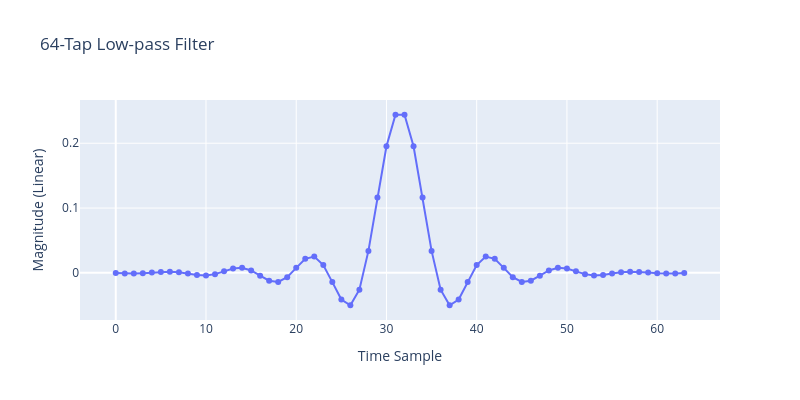

Write notebook code for a chart like this one.
### Code cell
fig_filter = go.Figure()
fig_filter.add_trace(go.Scatter(y=filter_taps, mode='lines+markers', name=f'64-Tap Low-pass Filter'))   
fig_filter.update_layout(width=800,height=400, title='64-Tap Low-pass Filter', xaxis_title='Time Sample', yaxis_title='Magnitude (Linear)',
                  )

### Figure 1 — Plotly figure (JSON) as saved in the notebook; plotly's stock layout.template omitted (floating-point values rounded to 4 significant figures)
{"data": [{"mode": "lines+markers", "name": "64-Tap Low-pass Filter", "type": "scatter", "y": [-0.00031, -0.0007949, -0.0008901, -0.0004301, 0.0005153, 0.001512, 0.001848, 0.0009346, -0.001136, -0.003316, -0.00398, -0.001965, 0.002328, 0.006616, 0.007747, 0.00374, -0.004342, -0.01214, -0.01402, -0.006703, 0.007739, 0.02161, 0.02508, 0.01212, -0.01427, -0.0411, -0.04996, -0.02589, 0.0339, 0.1162, 0.1954, 0.2439, 0.2439, 0.1954, 0.1162, 0.0339, -0.02589, -0.04996, -0.0411, -0.01427, 0.01212, 0.02508, 0.02161, 0.007739, -0.006703, -0.01402, -0.01214, -0.004342, 0.00374, 0.007747, 0.006616, 0.002328, -0.001965, -0.00398, -0.003316, -0.001136, 0.0009346, 0.001848, 0.001512, 0.0005153, -0.0004301, -0.0008901, -0.0007949, -0.00031]}], "layout": {"height": 400, "title": {"text": "64-Tap Low-pass Filter"}, "width": 800, "xaxis": {"title": {"text": "Time Sample"}}, "yaxis": {"title": {"text": "Magnitude (Linear)"}}}}
